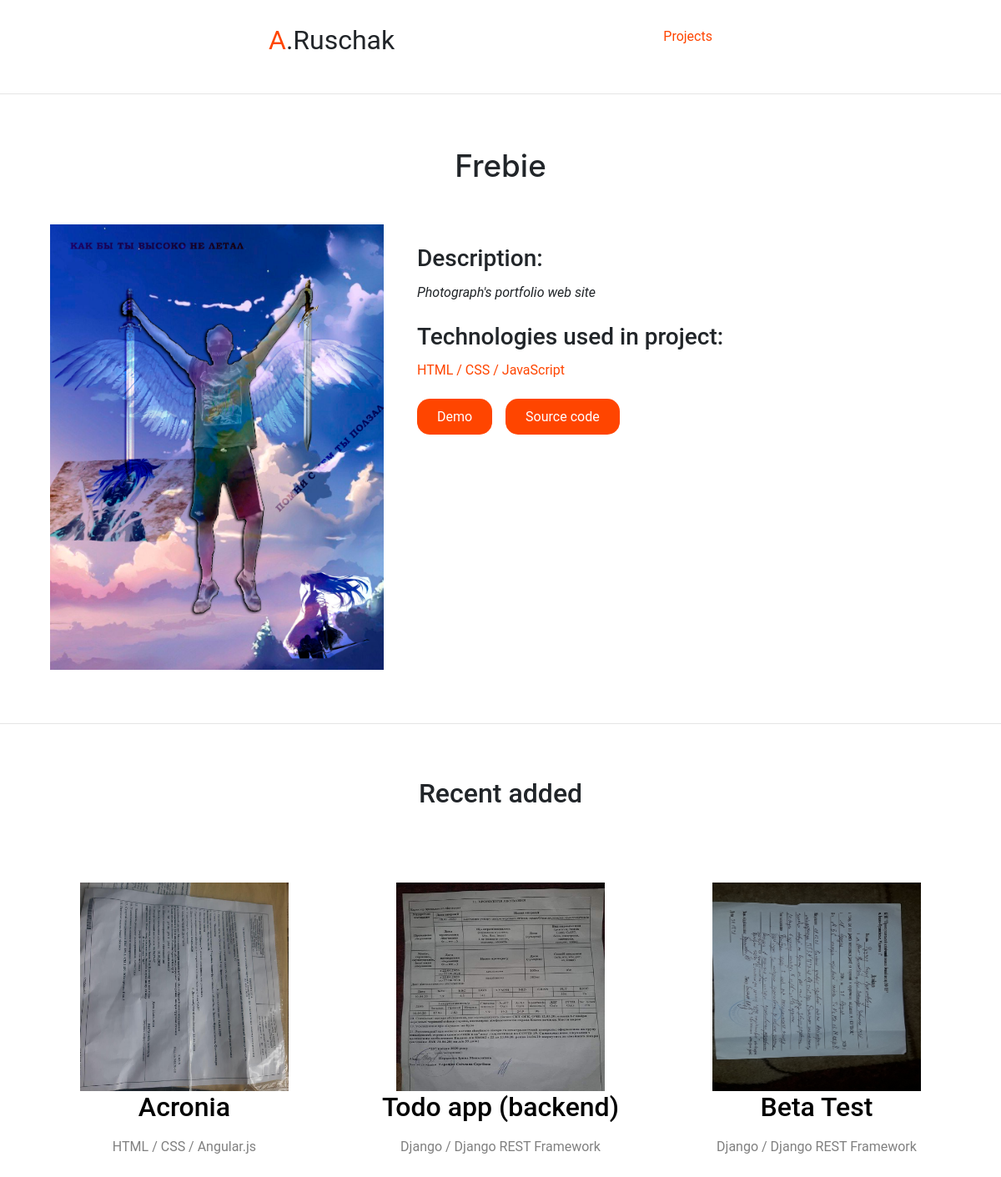
The app's page /project/3 with its own data.
### pages/models.py (models this page shows, shortened)
class Work(models.Model):
    title = models.CharField(max_length=255, verbose_name='name of project')
    description = models.TextField(verbose_name='Description of project')
    demo_link = models.CharField(max_length=255, verbose_name='Link to project', blank=True)
    source_link = models.CharField(max_length=255, verbose_name='Link to source code', blank=True)
    technologies_used = models.CharField(max_length=255, verbose_name='Technologies used in project')
    image = models.ImageField()

### pages/views.py (the view)
# urls.py: path('project/<int:pk>', ProjectDetail.as_view(),name='project_detail')
class ProjectDetail(DetailView):
    template_name = 'project_detail.html'
    model = Work
    def get_context_data(self, **kwargs):
        context = super().get_context_data(**kwargs)
        context['lasted'] = Work.objects.filter(~Q(id=self.object.id))
        return context

### templates/project_detail.html (shortened to what this page needs)
{% extends 'base.html' %}
{% block content %}
    <hr>
    <br>
    <h2 class="title" style="font-size:2.3rem;">{{ object.title }}</h2>
    <div class="main">
    <div class="left-side">
        <img src="{{ object.image.url }}" alt="{{ object.title }}">
    </div>
    <div class="right-side">
    <h3>Description:</h3>
     <p> <i>{{ object.description }}</i> </p>
     <h3>Technologies used in project: </h3>
     <p style="color:orangered">{{ object.technologies_used }}</p>
     <div class="buttons">
     {% if object.demo_link %}
        <a href="{{ object.demo_link }}">Demo</a>
     {% endif %}
    {% if object.source_link %}
        <a href="{{ object.source_link }}">Source code</a>
    {% endif %}
     </div>
    </div>
    </div>
    <br>
    <br>
    <hr>
    <br>
    <div class="addon">
    <h2 class="title">Recent added</h2>
    <div class="projects">
    {% for last in lasted %}
    <a href="{% url 'project_detail' last.pk %}">
        <div class="project">
            <img src="{{ last.image.url }}" alt="{{ last.title }}">
            <h2>{{ last.title }}</h2>
            <p>{{ last.technologies_used }}</p>
        </div>
        </a>
    {% endfor %}
    </div>
    </div>
{% endblock content %}

### pages/static/css/styles.css (style rules this page uses)
* { margin: 0; font-family: 'Roboto', sans-serif; }
.title { text-align: center; margin-top: 3vh; }
hr { border-color: orangered; max-width: 1300px; margin: 0 auto; margin-top: 2vh; margin-bottom: 2vh; }
.projects { display: flex; justify-content: space-around; flex-flow: wrap; flex-wrap: wrap; padding: 5vh; }
.projects a { text-decoration: none; }
.projects .project { max-width: 400px; text-align: center; padding: 5vh; color: black; }
.projects .project img { width: 250px; height: 250px; }
.projects .project p { margin-top: 2vh; color: grey; }
.main { padding-top: 5vh; max-width: 1080px; margin: 0 auto; display: flex; }
.main .left-side img { max-width: 400px; }
.main .right-side { padding-left: 5vh; }
.main .right-side h3 { margin-top: 3vh; }
.main .right-side p { margin-top: 1.5vh; }
.main .right-side .buttons { margin-top: 4vh; }
.main .right-side .buttons a { margin-right: 1.5vh; background-color: orangered; padding: 1.5vh 3vh; color: white; border-radius: 15px; text-decoration: none; }
.addon { margin-top: 3vh; }

### records on screen
Work: title "Frebie", image (picture), description "Photograph's portfolio web site", technologies_used "HTML / CSS / JavaScript"
Work: image (picture), title "Acronia", technologies_used "HTML / CSS / Angular.js"
Work: image (picture), title "Todo app (backend)", technologies_used "Django / Django REST Framework"
Work: image (picture), title "Beta Test", technologies_used "Django / Django REST Framework"
